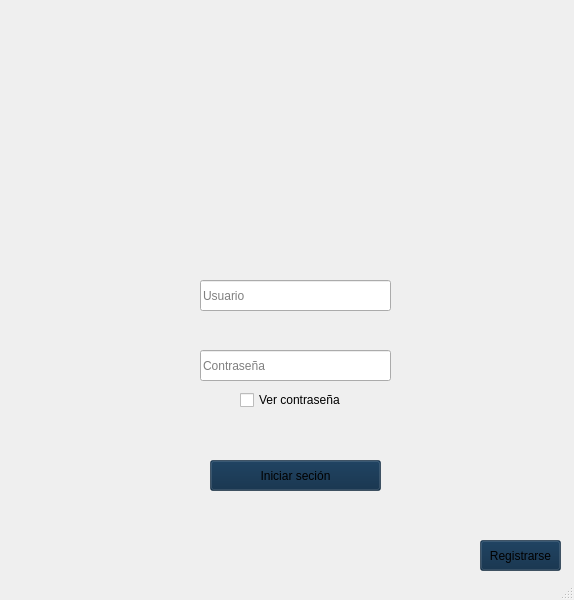
<?xml version="1.0" encoding="UTF-8"?>
<ui version="4.0">
 <class>MainWindow</class>
 <widget class="QMainWindow" name="MainWindow">
  <property name="geometry">
   <rect>
    <x>0</x>
    <y>0</y>
    <width>574</width>
    <height>600</height>
   </rect>
  </property>
  <property name="windowTitle">
   <string>Martin Electronic's</string>
  </property>
  <property name="windowIcon">
   <iconset resource="../../recursos/recursos.qrc">
    <normaloff>:/iconos/iconos/Logo.png</normaloff>:/iconos/iconos/Logo.png</iconset>
  </property>
  <property name="styleSheet">
   <string notr="true">QPushButton{
	background-color: rgba(7, 39, 67, 140);
	font: 700 10pt &quot;Segoe UI&quot;;
}
QPushButton:hover {
	background-color: rgb(76, 110, 184)
}</string>
  </property>
  <widget class="QWidget" name="centralwidget">
   <widget class="QLineEdit" name="usuario">
    <property name="geometry">
     <rect>
      <x>200</x>
      <y>280</y>
      <width>191</width>
      <height>31</height>
     </rect>
    </property>
    <property name="cursor">
     <cursorShape>IBeamCursor</cursorShape>
    </property>
    <property name="styleSheet">
     <string notr="true">border-bottom-color: rgb(0, 0, 0);
font: 700 12pt &quot;Segoe UI&quot;;</string>
    </property>
    <property name="text">
     <string/>
    </property>
    <property name="placeholderText">
     <string>Usuario</string>
    </property>
    <property name="cursorMoveStyle">
     <enum>Qt::CursorMoveStyle::VisualMoveStyle</enum>
    </property>
   </widget>
   <widget class="QLineEdit" name="cont">
    <property name="geometry">
     <rect>
      <x>200</x>
      <y>350</y>
      <width>191</width>
      <height>31</height>
     </rect>
    </property>
    <property name="styleSheet">
     <string notr="true">font: 700 12pt &quot;Segoe UI&quot;;</string>
    </property>
    <property name="echoMode">
     <enum>QLineEdit::EchoMode::Password</enum>
    </property>
    <property name="dragEnabled">
     <bool>false</bool>
    </property>
    <property name="placeholderText">
     <string>Contraseña</string>
    </property>
   </widget>
   <widget class="QLabel" name="label_5">
    <property name="geometry">
     <rect>
      <x>210</x>
      <y>80</y>
      <width>171</width>
      <height>161</height>
     </rect>
    </property>
    <property name="styleSheet">
     <string notr="true">image: url(:/iconos/iconos/Logo.png);
</string>
    </property>
    <property name="text">
     <string/>
    </property>
    <property name="scaledContents">
     <bool>true</bool>
    </property>
   </widget>
   <widget class="QPushButton" name="btniniciar">
    <property name="geometry">
     <rect>
      <x>210</x>
      <y>460</y>
      <width>171</width>
      <height>31</height>
     </rect>
    </property>
    <property name="styleSheet">
     <string notr="true"/>
    </property>
    <property name="text">
     <string>Iniciar seción</string>
    </property>
   </widget>
   <widget class="QCheckBox" name="checkvercont">
    <property name="geometry">
     <rect>
      <x>240</x>
      <y>390</y>
      <width>121</width>
      <height>20</height>
     </rect>
    </property>
    <property name="text">
     <string>Ver contraseña</string>
    </property>
   </widget>
   <widget class="QLabel" name="mensaje">
    <property name="geometry">
     <rect>
      <x>170</x>
      <y>420</y>
      <width>241</width>
      <height>20</height>
     </rect>
    </property>
    <property name="styleSheet">
     <string notr="true">color: rgb(255, 0, 0);</string>
    </property>
    <property name="text">
     <string>&lt;html&gt;&lt;head/&gt;&lt;body&gt;&lt;p align=&quot;center&quot;&gt;&lt;span style=&quot; font-size:10pt;&quot;&gt;&lt;br/&gt;&lt;/span&gt;&lt;/p&gt;&lt;/body&gt;&lt;/html&gt;</string>
    </property>
    <property name="alignment">
     <set>Qt::AlignmentFlag::AlignCenter</set>
    </property>
   </widget>
   <widget class="QPushButton" name="btnregistrarse">
    <property name="geometry">
     <rect>
      <x>480</x>
      <y>540</y>
      <width>81</width>
      <height>31</height>
     </rect>
    </property>
    <property name="styleSheet">
     <string notr="true"/>
    </property>
    <property name="text">
     <string>Registrarse</string>
    </property>
   </widget>
  </widget>
  <widget class="QStatusBar" name="statusbar"/>
 </widget>
 <tabstops>
  <tabstop>usuario</tabstop>
  <tabstop>cont</tabstop>
  <tabstop>checkvercont</tabstop>
  <tabstop>btniniciar</tabstop>
  <tabstop>btnregistrarse</tabstop>
 </tabstops>
 <resources>
  <include location="../../recursos/recursos.qrc"/>
 </resources>
 <connections/>
</ui>
